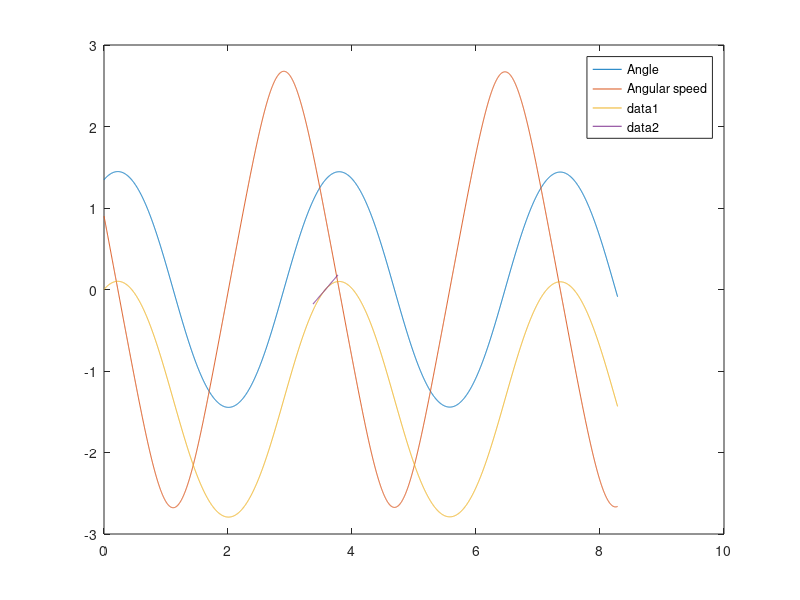

Here is the MATLAB script that generated this plot:
% Begynnelsevärdesproblem för system
clc; clear; close; format long;

L = 2.4;

up = @(t, u) [u(2);
    -(9.81/L)*sin(u(1))];

u1_0 = 3 * pi / 7;
u2_0 = .9;

u = [u1_0; u2_0];   % Initial vector

T = pi+1;
t = linspace(0, 2*T, 2^(5)*100);

[t_v, U] = ode45(up, t, u)
figure(2)
plot(t_v, U(:,1));
hold on
plot(t_v, U(:, 2));
legend("Angle", "Angular speed")

phi = U(:,1) - u1_0

%phi = phi - phi(1)
%for k = 1:len(phi)
%    phi(k) = phi(k) - phi(1)
%end

i = 2;
for j = 1:2
    while phi(i) * phi(i+1) > 0
        i = i + 1;
    end
    i = i + 1;
end
i = i - 1; % compensation
point_before = i; 
point_after = i + 1;
disp(t_v(point_before) + " " + phi(point_before))
disp(t_v(point_after) + " " + phi(point_after))


plot(t, phi)

% 3.574001745292441
% 3.571221418213708
% 3.572479591661291
% 3.571179253579453
% 3.571563498546521
% 3.571423491883711

gradient = (phi(point_after) - phi(point_before)) / (t_v(point_after) - t_v(point_before));
y0 = phi(point_before); t0 = t_v(point_before);
line = @(t) y0 + gradient.*(t - t0);
test_t = linspace(t_v(point_before) - .2, t_v(point_after) + .2);
hold on
plot(test_t, line(test_t))
% find roots of this line.
% Interval halvation
x_low = test_t(1); x_high = test_t(end);
error = 1;
while error > .00001
    x_mid = (x_high + x_low)/2;

    low = line(x_low);
    mid = line(x_mid);
    high = line(x_high);

    if high*mid < 0
        x_low = x_mid;
    else
        x_high = x_mid;
    end
    error = x_high - x_low;
end
disp(x_mid)
hold on
% Ployfit with a third degree
%P = ployfit([t_v(point_after-2), t_v(point_after-1), t_v(point_after), t_v(point_after+1)], ...
%    [phi(point_after-2), phi(point_after-1), phi(point_after), ph(point_after+1], 3)

% Can we do splines too?
%hold on
%plot(test_t, spline(t_v, phi))

%figure(3)
%anim(t_v, U(:,1), L)
% Taken from laboration instructions
function anim(tut,fiut,L)
for i=1:length(tut)-1
x0=L*sin(fiut(i));y0=-L*cos(fiut(i));
plot([0,x0],[0,y0],'-o')
axis('equal')
axis([-1 1 -1 0]*1.2*L)
drawnow
pause(tut(i+1)-tut(i))
end
end
